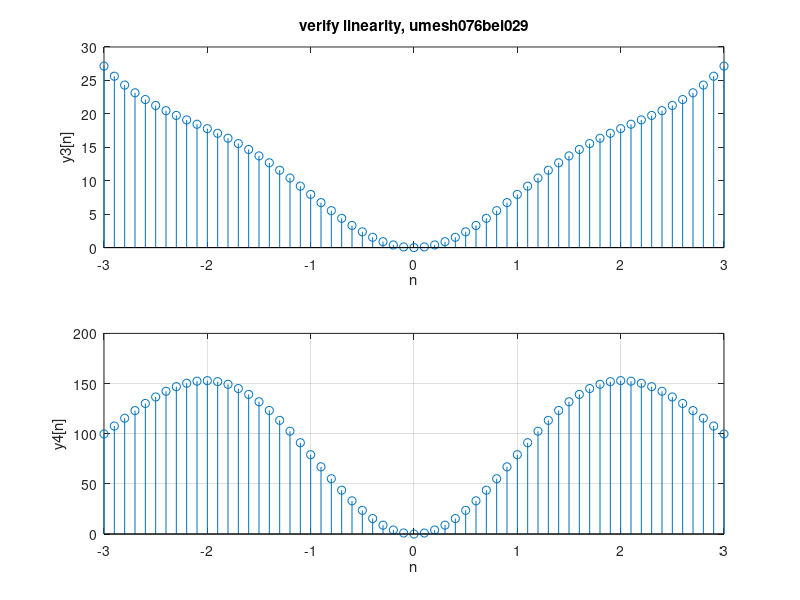

Reproduce this figure in MATLAB.
%consider two system x1[n]=n and x2[n]=sin[n]. Det. whether the system is
%linear or not. plot the required signals to verify the result
%y[n]=x^2[n]

clc; close all; clear all;
a1=3; a2=7;
n=-3:0.1:3
x1=n;
x2=sin(n);
y1=x1.^2;
y2=x2.^2;
y3=a1*y1+a2*y2;
x3=a1*x1+a2*x2;
y4=x3.^2;

subplot(2,1,1);
stem(n,y3);
xlabel('n'); ylabel('y3[n]');
title('verify linearity, umesh076bei029')

subplot(2,1,2)
stem(n,y4)
xlabel('n'); ylabel('y4[n]');
grid on;
clear all;
